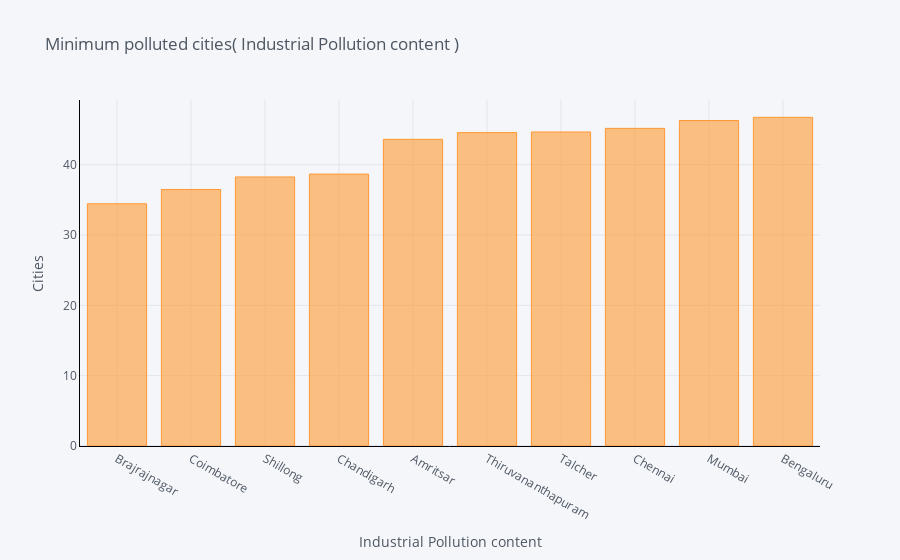
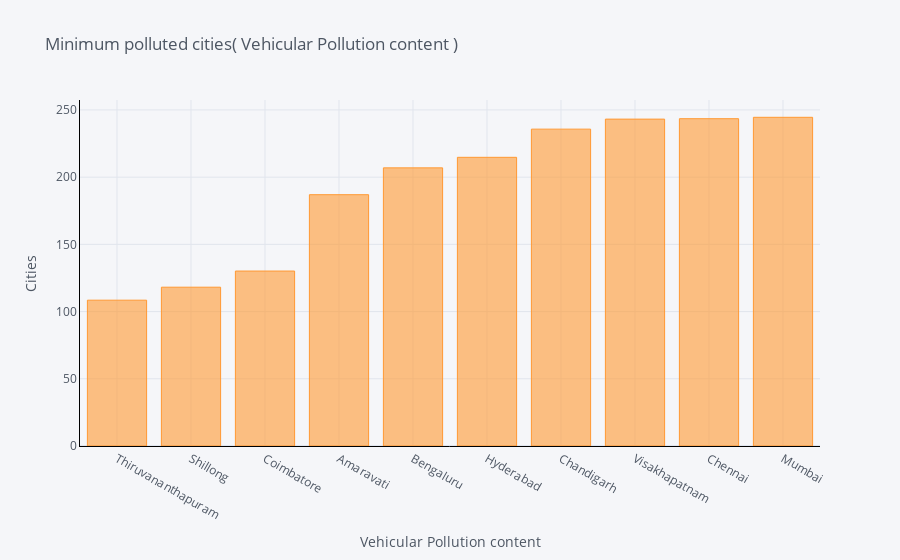

The notebook cell these images were saved under, in order:
### Code cell
def min_bar_plot(var):
    x1 = df[['City',var]].groupby(["City"]).mean().sort_values(by = var,
    ascending = True).head(10).iplot(kind='bar', yTitle='Cities',xTitle=var, linecolor='black',title='{2} {1} {0}'.format(")",var,' Minimum polluted cities('))
p1 = min_bar_plot('Industrial Pollution content')
p2 = min_bar_plot('Vehicular Pollution content')

### Figure 1 — Plotly figure (JSON) as saved in the notebook; plotly's stock layout.template omitted (floating-point values rounded to 4 significant figures)
{"data": [{"marker": {"color": "rgba(255, 153, 51, 0.6)", "line": {"color": "rgba(255, 153, 51, 1.0)", "width": 1}}, "name": "Industrial Pollution content", "orientation": "v", "text": "", "x": ["Brajrajnagar", "Coimbatore", "Shillong", "Chandigarh", "Amritsar", "Thiruvananthapuram", "Talcher", "Chennai", "Mumbai", "Bengaluru"], "y": [34.45, 36.48, 38.26, 38.67, 43.6, 44.56, 44.65, 45.17, 46.28, 46.74], "type": "bar"}], "layout": {"legend": {"bgcolor": "#F5F6F9", "font": {"color": "#4D5663"}}, "paper_bgcolor": "#F5F6F9", "plot_bgcolor": "#F5F6F9", "title": {"font": {"color": "#4D5663"}, "text": " Minimum polluted cities( Industrial Pollution content )"}, "xaxis": {"gridcolor": "#E1E5ED", "linecolor": "black", "showgrid": true, "tickfont": {"color": "#4D5663"}, "title": {"font": {"color": "#4D5663"}, "text": "Industrial Pollution content"}, "zerolinecolor": "#E1E5ED", "type": "category", "range": [-0.5, 9.5], "autorange": true}, "yaxis": {"gridcolor": "#E1E5ED", "linecolor": "black", "showgrid": true, "tickfont": {"color": "#4D5663"}, "title": {"font": {"color": "#4D5663"}, "text": "Cities"}, "zerolinecolor": "#E1E5ED", "type": "linear", "range": [0, 49.2], "autorange": true}, "autosize": true}}

### Figure 2 — Plotly figure (JSON) as saved in the notebook; plotly's stock layout.template omitted (floating-point values rounded to 4 significant figures)
{"data": [{"marker": {"color": "rgba(255, 153, 51, 0.6)", "line": {"color": "rgba(255, 153, 51, 1.0)", "width": 1}}, "name": "Vehicular Pollution content", "orientation": "v", "text": "", "x": ["Thiruvananthapuram", "Shillong", "Coimbatore", "Amaravati", "Bengaluru", "Hyderabad", "Chandigarh", "Visakhapatnam", "Chennai", "Mumbai"], "y": [108.5, 118.1, 130.2, 187.0, 206.9, 214.8, 235.7, 243.2, 243.5, 244.5], "type": "bar"}], "layout": {"legend": {"bgcolor": "#F5F6F9", "font": {"color": "#4D5663"}}, "paper_bgcolor": "#F5F6F9", "plot_bgcolor": "#F5F6F9", "title": {"font": {"color": "#4D5663"}, "text": " Minimum polluted cities( Vehicular Pollution content )"}, "xaxis": {"gridcolor": "#E1E5ED", "linecolor": "black", "showgrid": true, "tickfont": {"color": "#4D5663"}, "title": {"font": {"color": "#4D5663"}, "text": "Vehicular Pollution content"}, "zerolinecolor": "#E1E5ED", "type": "category", "range": [-0.5, 9.5], "autorange": true}, "yaxis": {"gridcolor": "#E1E5ED", "linecolor": "black", "showgrid": true, "tickfont": {"color": "#4D5663"}, "title": {"font": {"color": "#4D5663"}, "text": "Cities"}, "zerolinecolor": "#E1E5ED", "type": "linear", "range": [0, 257.4], "autorange": true}, "autosize": true}}
